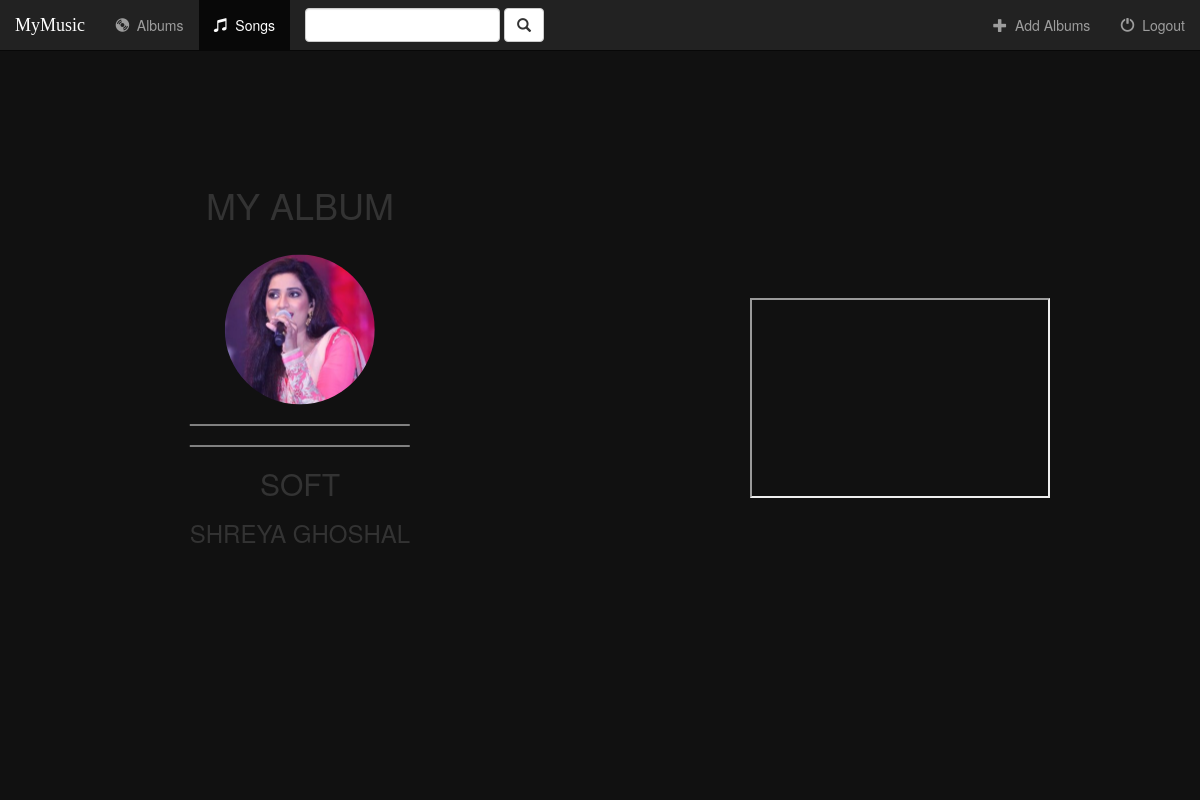
Page /music/6/ on the committed database.
### music/models.py (models this page shows, shortened)
class Album(models.Model):
    artist = models.CharField(max_length=250)
    album_title = models.CharField(max_length=500)
    genre = models.CharField(max_length=100)
    album_logo = models.FileField(max_length=100)

### music/views.py (the view)
# urls.py: url(r'^(?P<pk>[0-9]+)/$', views.DetailView.as_view(), name='detail'),
class DetailView(generic.DetailView):
    model = Album
    template_name = 'music/detail.html'

### music/templates/music/detail.html (shortened to what this page needs)
{% extends 'music/base.html' %}
{% block body %}
<div class="split left">
    <div class="centered">
<h1>MY ALBUM</h1><BR>
<img src="{{ album.album_logo.url }}" width="25%" height="45%">
<hr><hr>
<h2>{{ album.album_title }}</h2>
<h3>{{ album.artist }}</h3>
<br><br>
    <form action="#" method="post">
    <br><br>
</form>
    </div>
</div>
<div class="split right">
    <div class="centered">
        <iframe id="inlineFrameExample"
    title="Inline Frame Example"
    width="300"
    height="200"
    src="https://r4---sn-qxa7snee.googlevideo.com/videoplayback?ratebypass=yes&ipbits=0&itag=43&fvip=4&dur=0.000&id=o-AOJa4UZPtoVW13lXsitVS4Q3yd0xRrqA09oseuwMxIqc&pl=18&source=youtube&mime=video%2Fwebm&signature=3E60AA6E22AB94D970709CD8A39F32975F91AB0E.071288A580184BD308CAB9E9C463BDF22425DEC2&ip=209.97.166.110&lmt=1412008664590942&c=WEB&ei=borqW_WLEoHyowOMjIbABA&expire=1542119118&requiressl=yes&sparams=clen,dur,ei,expire,gir,id,ip,ipbits,ipbypass,itag,lmt,mime,mip,mm,mn,ms,mv,pl,ratebypass,requiressl,source&gir=yes&clen=9294977&key=cms1&title=[DownloadVideoMp3.com]MUSIC-and-its-importance-in-our-lives&rm=sn-nposl7z&fexp=23763603&req_id=9db7603c1685a3ee&ipbypass=yes&mip=47.30.226.159&redirect_counter=2&cm2rm=sn-gwpa-qxak7z&cms_redirect=yes&mm=30&mn=sn-qxa7snee&ms=nxu&mt=1542097434&mv=m"> </iframe>
    </div>
</div>
{% endblock %}

### music/static/music/style.css (style rules this page uses)
body { background-image: url("https://img.freepik.com/free-vector/abstract-blue-wavy-stylish-background-design_1055-4364.jpg?size=338&ext=jpg"); background-repeat: no-repeat; background-size: 100% 150%; }
.split { height: 100%; width: 50%; position: fixed; z-index: 1; top: 0; overflow-x: hidden; padding-top: 20px; }
.left { left: 0; background-color: #111; }
.right { right: 0; background-color: #111; }
.centered { position: absolute; top: 50%; left: 50%; transform: translate(-50%, -50%); text-align: center; }
.centered img { width: 150px; border-radius: 50%; }
html { overflow: scroll; overflow-x: hidden; }

### rows in the picture
Album: album_logo (picture), album_title "SOFT", artist "SHREYA GHOSHAL"
